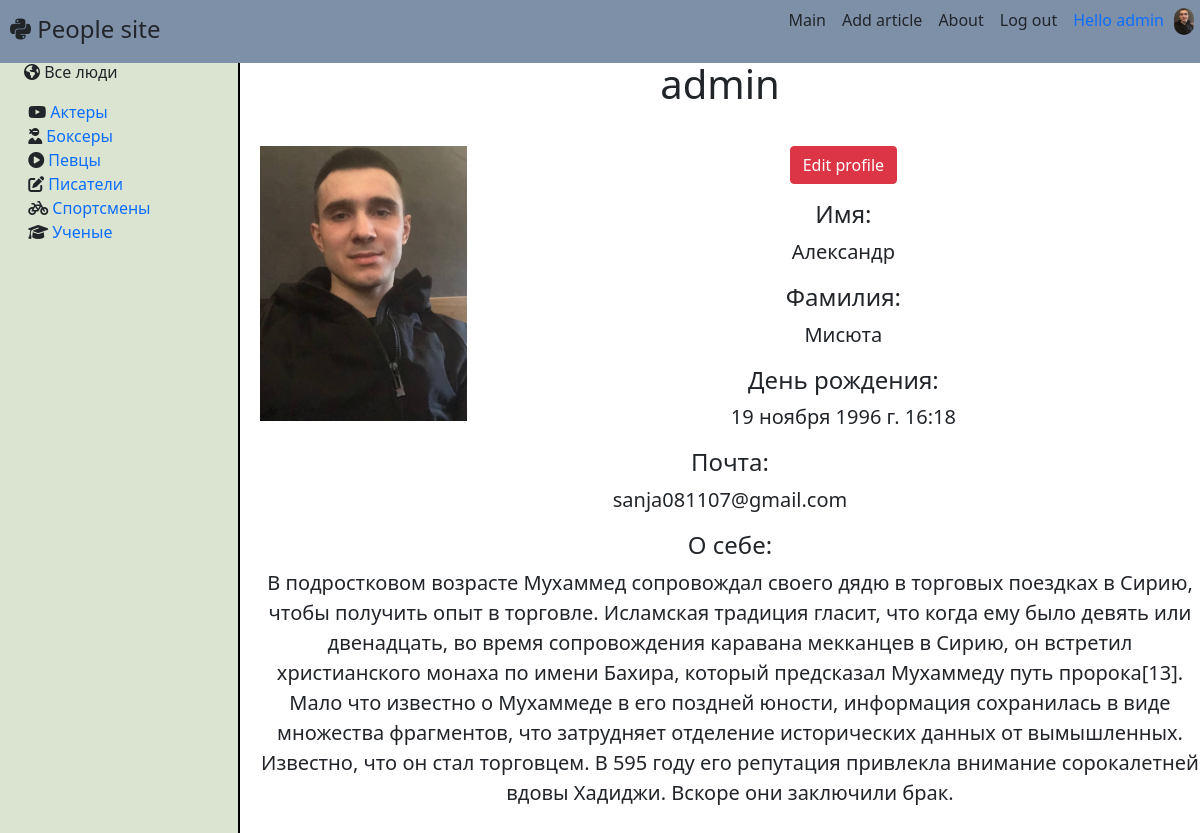
/user/admin/ (signed in), run on the app's committed database.
### people/models.py (models this page shows, shortened)
class Category(models.Model):
    name = models.CharField(max_length=50, db_index=True, verbose_name='Название')
    slug = models.SlugField(max_length=50, unique=True, db_index=True, verbose_name='URL')
    logo = models.CharField(max_length=255, verbose_name='logo', null=True)
    def get_absolute_url(self):
        return reverse('category', kwargs={'cat_slug': self.slug})
    def get_html_logo(self):
        return mark_safe(f'{self.logo}')
    class Meta:
        verbose_name = 'category'
        verbose_name_plural = 'categories'
        ordering = ['name']

class CustomUser(AbstractUser):
    photo = models.ImageField(upload_to='photos/%Y/%m/%d/', verbose_name='Фото', null=True)
    slug = models.SlugField(max_length=50, unique=True, db_index=True, verbose_name='URL', null=True)
    context = models.TextField(verbose_name='Краткая информация', null=True)
    birthday = models.DateTimeField(verbose_name='День рождения', null=True)
    class Meta:
        verbose_name = 'User'
        verbose_name_plural = 'Users'
    def get_absolute_url(self):
        return reverse('user_detail', kwargs={'user_slug': self.slug})

### people/views.py (the view)
# urls.py: path('user/<slug:user_slug>/', UserDetailView.as_view(), name='user_detail'),
class UserDetailView(DataMixin, DetailView):
    model = CustomUser
    template_name = 'people/u_detail.html'
    context_object_name = 'el'
    slug_url_kwarg = 'user_slug'
    def get_context_data(self, **kwargs):
        context = super().get_context_data(**kwargs)
        user = CustomUser.objects.get(slug=self.kwargs['user_slug'])
        c_def = self.get_user_context(title=user.username)
        context = dict(list(context.items()) + list(c_def.items()))
        return context

### people/templatetags/people_tags.py (called while the page is built)
@register.inclusion_tag('people/list_categories.html')
def show_categories(sort=None, is_selected=0):
    if not sort:
        cats = Category.objects.all()
        cats = cats.annotate(Count('people'))
    else:
        cats = Category.objects.order_by(sort)
        cats = cats.annotate(Count('people'))
    return {'cats': cats, 'is_selected': is_selected}

### people/utils.py (called while the page is built)
    def get_user_context(self, **kwargs):
        context = kwargs
        user_menu = menu.copy()
        if not self.request.user.is_authenticated:
            user_menu.pop(1)
        context['menu'] = user_menu
        if 'is_selected' not in context:
            context['is_selected'] = 0
        return context

### people/templates/people/u_detail.html (shortened to what this page needs)
{% extends 'people/base.html' %}
{% block main %}
<h1>{{ el.username }}</h1><br>
<div class="content">
    {% if el.photo %}
        <img id="photo" src="{{ el.photo.url }}" width="22%" align="left">
    {% endif %}
    {% if request.user == el %}
        <a class="btn btn-danger" href="{% url 'user_edit' el.slug %}">Edit profile</a>
    {% endif %}
    {% if el.first_name %}
        <p><h4>Имя:</h4> {{ el.first_name }}</p>
    {% else %}
        <p><h4>Имя:</h4> Не заполнено</p>
    {% endif %}
    {% if el.first_name %}
        <p><h4>Фамилия:</h4> {{ el.last_name }}</p>
    {% else %}
        <p><h4>Фамилия:</h4> Не заполнено</p>
    {% endif %}
    {% if el.birthday %}
        <p><h4>День рождения:</h4> {{ el.birthday }}</p>
    {% else %}
        <p><h4>День рождения:</h4> Не заполнено</p>
    {% endif %}
    {% if el.email %}
        <p><h4>Почта:</h4> {{ el.email }}</p>
    {% else %}
        <p><h4>Почта:</h4> Не заполнено</p>
    {% endif %}
    {% if el.context %}
        <p><h4>О себе:</h4> {{ el.context }}</p>
    {% else %}
        <p><h4>О себе:</h4> Не заполнено</p>
    {% endif %}
</div>
{% endblock %}

### people/templates/people/base.html (shortened to what this page needs)
{% load static %}
{% load people_tags %}
<!DOCTYPE html>
<html lang="en">
<head>
    <link rel="stylesheet" href="{% static 'people/css/style.css' %}">
    <link rel="stylesheet" href="https://cdn.jsdelivr.net/npm/bootstrap@5.1.3/dist/css/bootstrap.min.css">
    </head>
<body>
<aside>
    {% show_categories 'name' is_selected %}
</aside>
<header>
    <div class="d-flex flex-column flex-md-row align-items-center mb-4">
      <a href="{% url 'main' %}" class="d-flex align-items-center text-dark text-decoration-none">
        <span class="fs-4"><i class="fa-brands fa-python"></i>  People site</span>
      </a>
      <nav class="d-inline-flex mt-2 mt-md-0 ms-md-auto">
          {% for el in menu %}
                <a class="me-3 py-2 text-dark text-decoration-none" href="{% url el.url_name %}">{{ el.title }}</a>
          {% endfor %}
          {% if not request.user.is_authenticated %}
                <a class="me-3 py-2 text-dark text-decoration-none" href="{% url 'sign_in' %}">Sign in</a>
                <a class="me-3 py-2 text-dark text-decoration-none" href="{% url 'register' %}">Register</a>
          {% else %}
                <a class="me-3 py-2 text-dark text-decoration-none" href="{% url 'logout' %}">Log out</a>
                <p class="me-3 py-2 text-dark text-decoration-none"><span class="color-username">
                    {% if user.photo %}<img id="user_photo" src="{{ user.photo.url }}" align="right">{% endif %}
                    <a href="{{ user.get_absolute_url }}">Hello {{ user.username }}</a></span>
                </p>
          {% endif %}
      </nav>
    </div>
</header>
<div class="home">
    <main>
        {% block main %}
        {% endblock %}
    </main>
</div>
</body>
</html>

### people/templates/people/list_categories.html
{% if is_selected == 0 %}
    <p><i class="fas fa-globe-americas"></i> Все люди</p>
{% else %}
    <p><i class="fas fa-globe-americas"></i><a href="{% url 'main' %}"> Все люди</a></p>
{% endif %}
<ul>
{% for el in cats %}
    {% if el.people__count > 0 %}
        {% if el.pk == is_selected %}
            <li>{{ el.get_html_logo }} {{ el.name }}</li>
        {% else %}
            <li>{{ el.get_html_logo }}<a href="{{ el.get_absolute_url }}"> {{ el.name }}</a></li>
        {% endif %}
    {% endif %}
{% endfor %}
</ul>

### people/static/people/css/style.css (style rules this page uses)
.home { height: 100%; background-color: white; }
aside { background-color: #DBE4D1; padding-top: 5%; padding-left: 2%; height: 100%; position: fixed; width: 20%; border-right: 2px solid black; }
body aside ul { list-style: none; position: relative; right: 13%; }
ul { list-style: none; }
body a { text-decoration: none; }
header { position: fixed; height: 7.5%; background-color: #7E90A8; width: 100%; }
main { padding-top: 5%; width: 80%; margin-left: 20%; font-size: 20px; text-align: center; float: top; }
.content { padding-left: 20px; }
#photo { margin-right: 20px; margin-bottom: 20px; }
.fs-4 { margin-left: 10px; }
.color-username { color: green; }
#user_photo { position: relative; left: 10px; width: 20px; border-radius: 10px; }

### data on the page
Category: name "Актеры"
Category: name "Боксеры"
Category: name "Певцы"
Category: name "Писатели"
Category: name "Спортсмены"
Category: name "Ученые"
CustomUser: photo (picture), username "admin", first_name "Александр", last_name "Мисюта", birthday "19 ноября 1996 г. 16:18", email "sanja081107@gmail.com", context "В подростковом возрасте Мухаммед сопровождал своего дядю в торговых поездках в Сирию, чтобы получить опыт в торговле. Исламская традиция гласит, что когда ему было девять или двенадцать, во время сопровождения каравана мекканцев в Сирию, он встретил христианского монаха по имени Бахира, который предсказал Мухаммеду путь пророка[13]. Мало что известно о Мухаммеде в его поздней юности, информация сохранилась в виде множества фрагментов, что затрудняет отделение исторических данных от вымышленных. Известно, что он стал торговцем. В 595 году его репутация привлекла внимание сорокалетней вдовы Хадиджи. Вскоре они заключили брак."

### other printed values
{{ el.title }} "Main" "Add article" "About"
